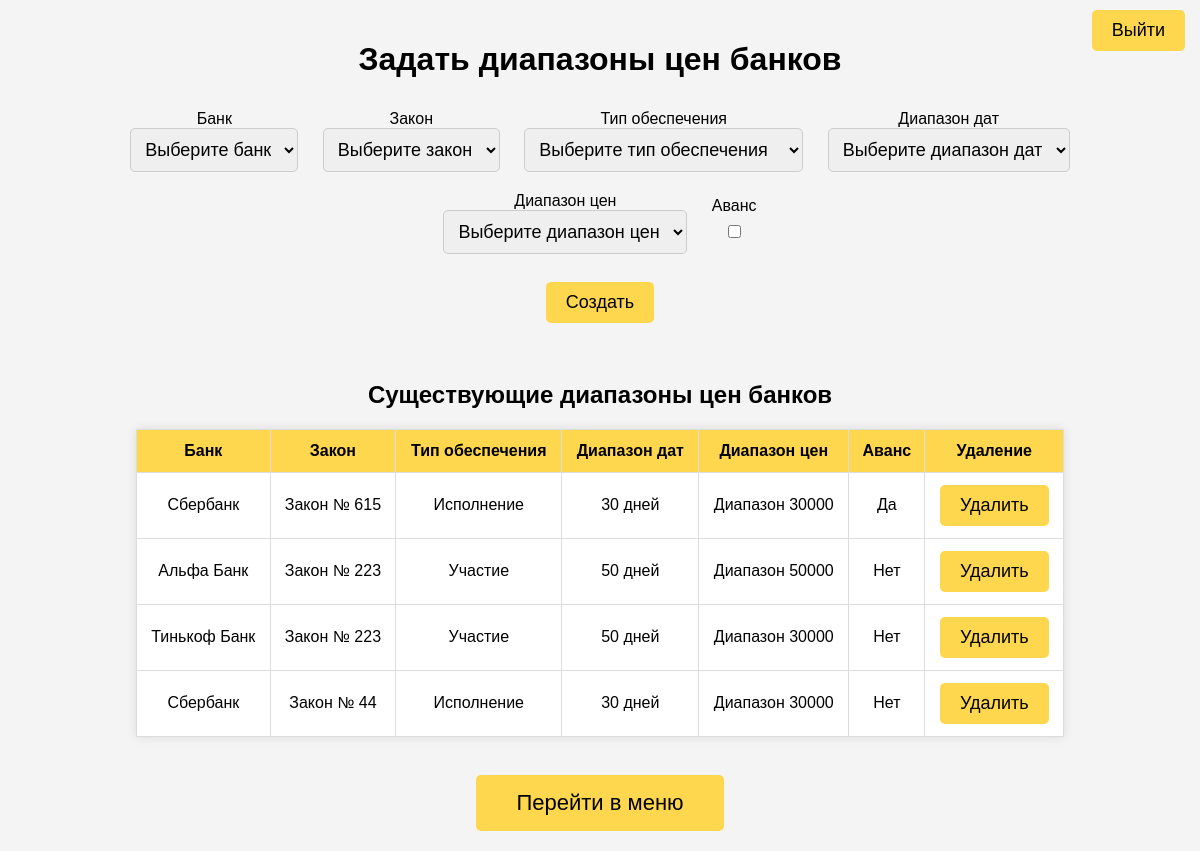
Page /create-object/ (signed in) on the committed database.
### progarantii_app/models.py (models this page shows, shortened)
class PossibleRangePrices(models.Model):
    objects = models.Manager()
    bank = models.ForeignKey("Bank", on_delete=models.CASCADE, null=True, blank=True, verbose_name="Банк")
    law = models.ForeignKey("Law", on_delete=models.CASCADE, null=True, blank=True, verbose_name="Закон")
    guarantee = models.ForeignKey("Guarantee", on_delete=models.CASCADE, null=True, blank=True, verbose_name="Гарантия")
    have_advance = models.BooleanField(default=False, blank=True, null=True, verbose_name='Аванс')
    date_range_name = models.ForeignKey("DateRangeName", on_delete=models.CASCADE, null=True, blank=True,
                                        verbose_name="Диапазон дат")
    price_range_name = models.ForeignKey("PriceRangeName", on_delete=models.CASCADE, null=True, blank=True,
                                         verbose_name="Диапазон цен")

class Bank(models.Model):
    objects = models.Manager()
    AKRA_RATING = [('AAA(RU)', 'AAA(RU)'), ('AA+(RU)', 'AA+(RU)'), ('AA(RU)', 'AA(RU)'), ('AA-(RU)', 'AA-(RU)'),
                   ('A+(RU)', 'A+(RU)'), ('A+(RU)', 'A+(RU)'), ('A(RU)', 'A(RU)'), ('A-(RU)', 'A-(RU)'),
                   ('BBB+(RU)', 'BBB+(RU)'), ('BBB+(RU)', 'BBB+(RU)'), ('BBB(RU)', 'BBB(RU)'), ('BBB-(RU)', 'BBB-(RU)'),
                   ('BB+(RU)', 'BB+(RU)'), ('BB+(RU)', 'BB+(RU)'), ('BB(RU)', 'BB(RU)'), ('BB-(RU)', 'BB-(RU)'),
                   ('B+(RU)', 'B+(RU)'), ('B(RU)', 'B(RU)'), ('B-(RU)', 'B-(RU)')]
    EXPERT_RA = [('ruAAA', 'ruAAA'), ('ruAA+', 'ruAA+'), ('ruAA', 'ruAA'), ('ruAA-', 'ruAA-'), ('ruA+', 'ruA+'),
                 ('ruA', 'ruA'), ('ruA-', 'ruA-'), ('ruBBB+', 'ruBBB+'), ('ruBBB', 'ruBBB'), ('ruBBB-', 'ruBBB-'),
                 ('ruBB+', 'ruBB+'), ('ruBB', 'ruBB'), ('ruBB-', 'ruBB-'), ('ruB+', 'ruB+'), ('ruB', 'ruB'),
                 ('ruB-', 'ruB-')]
    full_name = models.CharField(max_length=255, unique=True, verbose_name='Полное название')
    short_name = models.CharField(max_length=255, unique=True, blank=True, null=True, verbose_name='Короткое название')
    license_number = models.PositiveIntegerField(blank=True, null=True, verbose_name='Номер лицензии')
    url = models.URLField(max_length=200, unique=True, null=True, blank=True, verbose_name="Ссылка")
    AKRA_rating = models.CharField(max_length=50, choices=AKRA_RATING, blank=True, verbose_name='Рейтинг АКР')
    Expert_RA = models.CharField(max_length=50, choices=EXPERT_RA, blank=True, null=True,
                                 verbose_name='Рейтинг Эксперт РА')
    def __str__(self):
        return self.full_name

class Law(models.Model):
    objects = models.Manager()
    TYPES_OF_LAW = [('№ 44', '№ 44'),
                    ('№ 223', '№ 223'),
                    ('№ 615', '№ 615')]
    type_of_law = models.CharField(max_length=50, choices=TYPES_OF_LAW, blank=True, null=True,
                                   verbose_name='Тип закона')
    def __str__(self):
        return f'Закон {self.type_of_law}'

class Guarantee(models.Model):
    objects = models.Manager()
    TYPES_OF_GUARANTEE = [
        ('Участие', 'Участие'), ('Исполнение', 'Исполнение'),
        ('Гарантийные обязательства', 'Гарантийные обязательства')]
    type_of_guarantee = models.CharField(max_length=50, choices=TYPES_OF_GUARANTEE, blank=True, null=True,
                                         verbose_name='Тип гарантии')
    def __str__(self):
        return f'{self.type_of_guarantee}'

class DateRangeName(models.Model):
    objects = models.Manager()
    name = models.CharField(max_length=40, unique=True, blank=True, null=True, verbose_name="Имя диапазона")
    def __str__(self):
        return f'{self.name} дней'

class PriceRangeName(models.Model):
    objects = models.Manager()
    name = models.CharField(max_length=40, unique=True, blank=True, null=True, verbose_name="Имя диапазона")
    def __str__(self):
        return f'Диапазон {self.name}'

### progarantii_app/views.py (the view, shortened to what this page needs)
# urls.py: path('create-object/', views.PossibleRangePricesView.as_view(), name='possiblerangeprices'),
class PossibleRangePricesView(LoginRequiredMixin, View):
    def get(self, request):
        banks = models.Bank.objects.all()
        laws = models.Law.objects.all()
        guarantees = models.Guarantee.objects.all()
        date_range_names = models.DateRangeName.objects.all()
        price_range_names = models.PriceRangeName.objects.all()
        existing_objects = models.PossibleRangePrices.objects.all()
        context = {
            'banks': banks,
            'laws': laws,
            'guarantees': guarantees,
            'date_range_names': date_range_names,
            'price_range_names': price_range_names,
            'existing_objects': existing_objects,
        }
        return render(request, 'progarantii_app/create_object.html', context)

### templates/progarantii_app/create_object.html (shortened to what this page needs)
<!DOCTYPE html>
{% load static %}
<html lang="ru">
<head>
    <link rel="stylesheet" href="{% static 'progarantii_app/css/create_object_styles.css'%}">
</head>
<body>
    <form method="post" action="{% url 'account_logout' %}" class="logout-form">
        <button type="submit">Выйти</button>
    </form>
    <div>
        <h1>Задать диапазоны цен банков</h1>
        <form method="post" class="mb-5">
            <div>
                <div style="display: inline-block; margin: 10px;">
                    <label for="bank">Банк</label><br>
                    <select name="bank" id="bank">
                        <option value="">Выберите банк</option>
                    </select>
                </div>
                <div style="display: inline-block; margin: 10px;">
                    <label for="law">Закон</label><br>
                    <select name="law" id="law">
                        <option value="">Выберите закон</option>
                    </select>
                </div>
                <div style="display: inline-block; margin: 10px;">
                    <label for="guarantee">Тип обеспечения</label><br>
                    <select name="guarantee" id="guarantee">
                        <option value="">Выберите тип обеспечения</option>
                    </select>
                </div>
                <div style="display: inline-block; margin: 10px;">
                    <label for="date_range_name">Диапазон дат</label><br>
                    <select name="date_range_name" id="date_range_name">
                        <option value="">Выберите диапазон дат</option>
                    </select>
                </div>
                <div style="display: inline-block; margin: 10px;">
                    <label for="price_range_name">Диапазон цен</label><br>
                    <select name="price_range_name" id="price_range_name">
                        <option value="">Выберите диапазон цен</option>
                    </select>
                </div>
                <div style="display: inline-block; margin: 10px;">
                    <label for="have_advance">Аванс</label><br>
                    <input type="checkbox" name="have_advance" id="have_advance" class="form-check-input">
                </div>
            </div>
            <br>
            <button type="submit">Создать</button>
        </form>
        <br>
        <h2>Существующие диапазоны цен банков</h2>
        <table>
            <thead>
                <tr>
                    <th>Банк</th>
                    <th>Закон</th>
                    <th>Тип обеспечения</th>
                    <th>Диапазон дат</th>
                    <th>Диапазон цен</th>
                    <th>Аванс</th>
                    <th>Удаление</th>
                </tr>
            </thead>
            <tbody>
                {% for obj in existing_objects %}
                    <tr>
                        <td>{{ obj.bank|default:"—" }}</td>
                        <td>{{ obj.law|default:"—" }}</td>
                        <td>{{ obj.guarantee|default:"—" }}</td>
                        <td>{{ obj.date_range_name|default:"—" }}</td>
                        <td>{{ obj.price_range_name|default:"—" }}</td>
                        <td>{{ obj.have_advance|yesno:"Да,Нет" }}</td>
                        <td>
                            <form method="post" style="display:inline;">
                                <button type="submit" onclick="return confirm('Вы уверены, что хотите удалить этот объект?');">Удалить</button>
                            </form>
                        </td>
                    </tr>
                {% empty %}
                    <tr>
                        <td colspan="7" class="text-center">Объектов пока нет</td>
                    </tr>
                {% endfor %}
            </tbody>
        </table>
        <br>
        <a href="{% url 'menu' %}">
            <button type="button" class="redirect-button">Перейти в меню</button>
        </a>
    </div>
</body>
</html>

### static/progarantii_app/css/create_object_styles.css (style rules this page uses)
body { font-family: Arial, sans-serif; background-color: #f4f4f4; margin: 0; padding: 20px; text-align: center; }
h1, h2 { color: black; }
form { margin-bottom: 20px; }
select { padding: 10px; font-size: 18px; border-radius: 5px; border: 1px solid #ccc; }
button { padding: 10px 20px; font-size: 18px; color: black; background-color: #FFD74F; border: none; border-radius: 5px; cursor: pointer; }
table { width: 80%; margin: auto; border-collapse: collapse; background-color: white; box-shadow: 0px 0px 10px rgba(0, 0, 0, 0.1); }
th, td { border: 1px solid #ddd; padding: 12px; text-align: center; }
th { background-color: #FFD74F; color: black; }
.form-check-input { margin-top: 10px; }
.logout-form { position: absolute; top: 10px; right: 15px; }
.redirect-button { padding: 15px 40px; font-size: 22px; margin-top: 20px; }

### rows in the picture
PossibleRangePrices: bank "Сбербанк", law "Закон № 615", guarantee "Исполнение", date_range_name "30 дней", price_range_name "Диапазон 30000", have_advance "Да"
PossibleRangePrices: bank "Альфа Банк", law "Закон № 223", guarantee "Участие", date_range_name "50 дней", price_range_name "Диапазон 50000", have_advance "Нет"
PossibleRangePrices: bank "Тинькоф Банк", law "Закон № 223", guarantee "Участие", date_range_name "50 дней", price_range_name "Диапазон 30000", have_advance "Нет"
PossibleRangePrices: bank "Сбербанк", law "Закон № 44", guarantee "Исполнение", date_range_name "30 дней", price_range_name "Диапазон 30000", have_advance "Нет"
